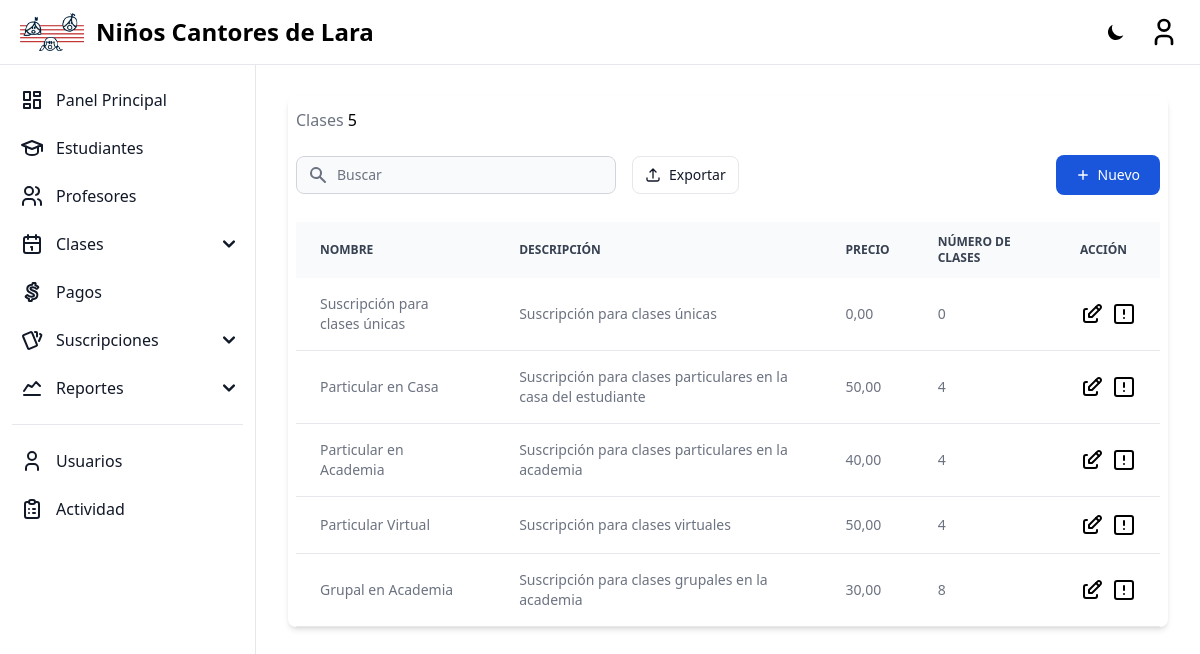
The app's page /subscription-types/ (signed in) with its own data.
### home/models.py (models this page shows, shortened)
class SubscriptionType(models.Model):
    name = models.CharField(verbose_name=_('Name'), max_length=255)
    description = models.TextField(verbose_name=_('Description'), blank=True, null=True)
    price = models.DecimalField(verbose_name=_('Price'), max_digits=10, decimal_places=2, blank=True, null=True)
    number_of_lessons = models.IntegerField(verbose_name=_('Number of Lessons'), blank=True, null=True)
    class Meta:
        constraints = [
            UniqueConstraint(
                fields=['name', 'price'],
                name='unique_subscription_type'
            )
        ]

### home/views/subscription_types.py (the view)
# urls.py: path('subscription-types/', SubscriptionTypes_ListView.as_view(), name='subscription-types-list'),
class SubscriptionTypes_ListView(ListView):
    model = SubscriptionType
    template_name = 'home/subscription_types_list.html'
    context_object_name = 'subscription_types'

### templates/home/subscription_types_list.html (shortened to what this page needs)
{% extends "base.html" %}
{% block content %}
{% load compress %}
{% load static %}
<div class="relative overflow-x-auto shadow-md sm:rounded-lg px-2">
    <div class="flex py-3 flex-row lg:items-center justify-between space-y-0 space-x-4">
        <div class="flex items-center flex-1 space-x-4">
            <h5>
                <span class="text-gray-500 dark:text-gray-300">Clases</span>
                <span class="dark:text-white">{{ subscription_types | length}}</span>
            </h5>
        </div>
    </div>
    <div class="flex flex-row w-full items-center justify-between pb-4">
        <div class="flex py-3 flex-row items-center justify-between space-y-0 space-x-4">
            <div>
                <div class="relative">
                    <div class="absolute inset-y-0 left-0 flex items-center pl-3 pointer-events-none">
                    </div>
                    <input type="text" id="table-search"  class="block p-2 pl-10 text-sm text-gray-900 border border-gray-300 rounded-lg w-80 bg-gray-50 focus:ring-blue-500 focus:border-blue-500 dark:bg-gray-700 dark:border-gray-600 dark:placeholder-gray-400 dark:text-white dark:focus:ring-blue-500 dark:focus:border-blue-500" placeholder="Buscar">
                </div>
            </div>
            <div class="flex flex-col flex-shrink-0 space-y-3 md:flex-row md:items-center lg:justify-end md:space-y-0 md:space-x-3">
                <button type="button" class="export-button flex items-center justify-center flex-shrink-0 px-3 py-2 text-sm font-medium text-gray-900 bg-white border border-gray-200 rounded-lg focus:outline-none hover:bg-gray-100 hover:text-primary-700 focus:z-10 focus:ring-4 focus:ring-gray-200 dark:focus:ring-gray-700 dark:bg-gray-800 dark:text-gray-400 dark:border-gray-600 dark:hover:text-white dark:hover:bg-gray-700">
                    <svg class="w-4 h-4 mr-2" xmlns="http://www.w3.org/2000/svg" fill="none" viewbox="0 0 24 24" stroke-width="2" stroke="currentColor" aria-hidden="true">
                        <path stroke-linecap="round" stroke-linejoin="round" d="M3 16.5v2.25A2.25 2.25 0 005.25 21h13.5A2.25 2.25 0 0021 18.75V16.5m-13.5-9L12 3m0 0l4.5 4.5M12 3v13.5" />
                    </svg>
                    Exportar
                </button>
            </div>
        </div>
        <button type="button" onclick="window.location.href = '{% url 'subscription-types-create' %}'" class="flex items-center justify-center text-white bg-blue-700 hover:bg-blue-800 focus:ring-4 focus:outline-none focus:ring-blue-300 font-medium rounded-lg text-sm w-full sm:w-auto px-5 py-2.5 text-center dark:bg-blue-600 dark:hover:bg-blue-700 dark:focus:ring-blue-800">
            <svg class="h-3.5 w-3.5 mr-2" fill="currentColor" viewbox="0 0 20 20" xmlns="http://www.w3.org/2000/svg" aria-hidden="true">
                <path clip-rule="evenodd" fill-rule="evenodd" d="M10 3a1 1 0 011 1v5h5a1 1 0 110 2h-5v5a1 1 0 11-2 0v-5H4a1 1 0 110-2h5V4a1 1 0 011-1z" />
            </svg>
            Nuevo
        </button>
    </div>
    <table class="w-full text-sm text-left text-gray-500 dark:text-gray-400" id="table-file">
        <thead class="text-xs text-gray-700 uppercase bg-gray-50 dark:bg-gray-700 dark:text-gray-400">
            <tr>
                <th scope="col" class="px-6 py-3">
                    Nombre
                </th>
                <th scope="col" class="px-6 py-3">
                    Descripción
                </th>
                <th scope="col" class="px-6 py-3">
                    Precio
                </th>
                <th scope="col" class="px-6 py-3">
                    Número de clases
                </th>
                <th scope="col" class="px-6 py-3">
                    Acción
                </th>
            </tr>
        </thead>
        <tbody>
            {% for subscription_type in subscription_types %}
            <tr class="bg-white border-b dark:bg-gray-900 dark:border-gray-700" data-status="{% if lesson.lesson_status %}active{% else %}inactive{% endif %}">
                <td class="px-6 py-4">
                    {{ subscription_type.name }}
                </td>
                <td class="px-6 py-4">
                    {{ subscription_type.description }}
                </td>
                <td class="px-6 py-4">
                    {{ subscription_type.price }}
                </td>
                <td class="px-6 py-4">
                    {{ subscription_type.number_of_lessons }}
                </td>
                <td class="px-6 py-4">
                    <div class="flex items-center h-full flex-1 flex-row gap-x-2">
                        <a href="{% url 'subscription-types-update' subscription_type.pk %}" class="font-medium text-black dark:text-white hover:underline">
                        </a>
                        <button
                            class="font-medium text-black dark:text-white hover:underline"
                            onclick="openModal('lessonModal', {
                                'Fecha': '{% if lesson.start_date %}{{ lesson.start_date|date:"l j, g:iA" }}{% endif %}',
                                'Estudiante': '{{ lesson.subscription.student }}',
                                'Precio': '{% if lesson.price %}${{lesson.price}}{% else %}$0{% endif %}',
                                'Profesor': '{{ lesson.teacher }}',
                                'Clase vista': '{% if lesson.lesson_status %}Vista{% else %}No vista{% endif %}',
                            })">
                        </button>
                    </div>
                </td>
            </tr>
            {% endfor %}
        </tbody>
    </table>
</div>
{% endblock %}

### records on screen
SubscriptionType: name "Suscripción para clases únicas", description "Suscripción para clases únicas", price "0,00", number_of_lessons "0"
SubscriptionType: name "Particular en Casa", description "Suscripción para clases particulares en la casa del estudiante", price "50,00", number_of_lessons "4"
SubscriptionType: name "Particular en Academia", description "Suscripción para clases particulares en la academia", price "40,00", number_of_lessons "4"
SubscriptionType: name "Particular Virtual", description "Suscripción para clases virtuales", price "50,00", number_of_lessons "4"
SubscriptionType: name "Grupal en Academia", description "Suscripción para clases grupales en la academia", price "30,00", number_of_lessons "8"

### other values on screen
{{ subscription_types | length }} "5"
